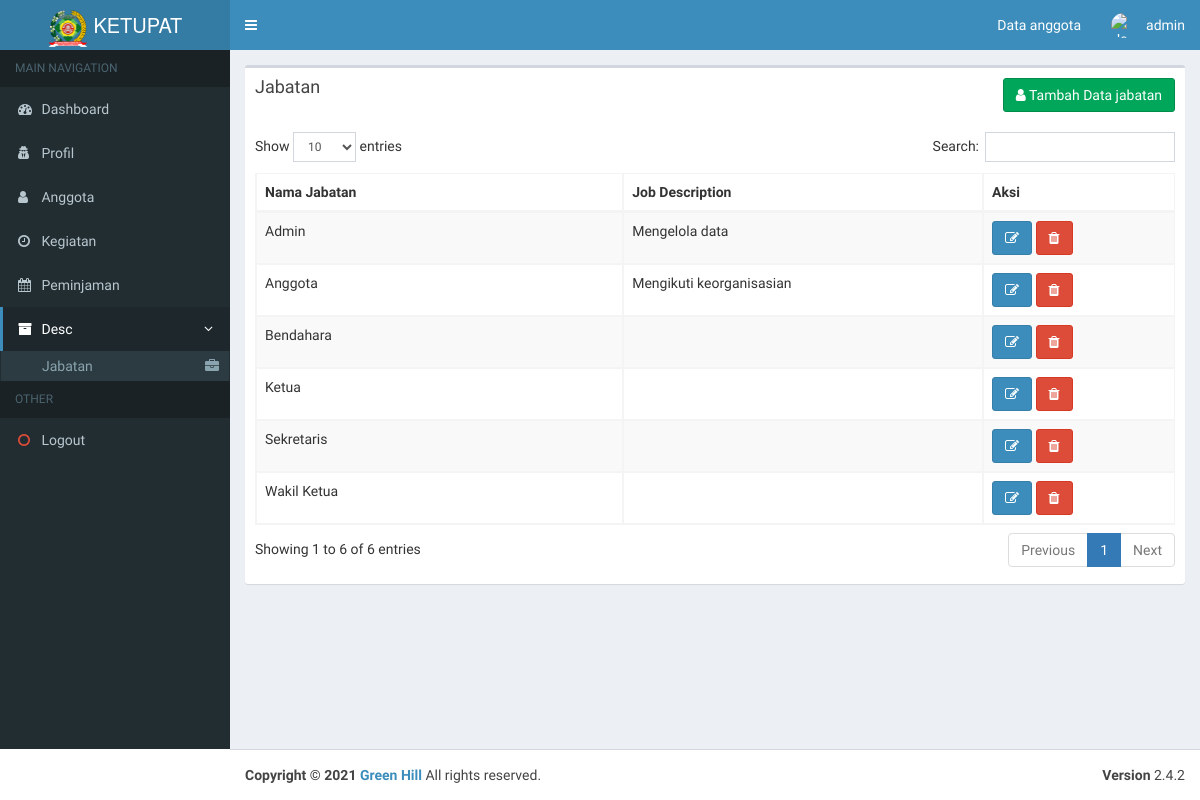
Screenshot of /admin/index.php?p=jabatan (signed in) with the database file from the repository.
### tables this page shows
CREATE TABLE IF NOT EXISTS `jabatan` (
  `id` int(30) NOT NULL AUTO_INCREMENT,
  `nama_jabatan` varchar(40) NOT NULL,
  `job_desc` text NOT NULL,
  PRIMARY KEY (`id`)
);

### admin/page/jabatan/index.php (the view, shortened to what this page needs)
<div class="row">
    <div class="col-xs-12">
      <div class="box">
        <div class="box-header">
          <h3 class="box-title">Jabatan</h3><h3 class="box-title pull-right"><a href="?p=jabatan&act=create" class="btn btn-success"><i class="fa fa-user"></i> Tambah Data jabatan</a></h3>
        </div>
        <div class="box-body">
          <table id="example1" class="table table-bordered table-striped">
            <thead>
            <tr>
              <th>Nama Jabatan</th>
              <th>Job Description</th>
              <th>Aksi</th>
            </tr>
            </thead>
            <tbody>
            	<?php
            		$sql = "SELECT * from jabatan order by nama_jabatan";
            		$query = mysqli_query($con, $sql);
            		while ($row = mysqli_fetch_assoc($query)):
                  $idj=$row['id'];
                  if (strlen($row['job_desc']) > 119){
                    $str = substr($row['job_desc'], 0, 119) . '<a href="?p=jabatan&act=edit&id='.$idj.'&n"> .. Read more</a>';
                  }else{
                    $str=$row['job_desc'];
                  }
            	 ?>
            	 <tr>
            	 	<td width="40%"><?= $row['nama_jabatan'] ?></td>
                <td><?= $str ?></td>
                <td>
                  <a href="index.php?p=jabatan&act=edit&id=<?= $row['id'] ?>" class="btn btn-primary"><i class="fa fa-edit"></i></a>
                  <a href="index.php?p=jabatan&delete&id=<?= $row['id'] ?>" class="btn btn-danger" onclick="return confirm('Apakah data akan dihapus?')"><i class="fa fa-trash"></i></a>
                </td>
            	 </tr>
            	<?php endwhile; ?>
            </tbody>
          </table>
        </div>
      </div>
    </div>
  </div>

### rows the page displays
jabatan: nama_jabatan "Admin", job_desc "Mengelola data"
jabatan: nama_jabatan "Anggota", job_desc "Mengikuti keorganisasian"
jabatan: nama_jabatan "Bendahara"
jabatan: nama_jabatan "Ketua"
jabatan: nama_jabatan "Sekretaris"
jabatan: nama_jabatan "Wakil Ketua"

### other values shown
$_SESSION['name'] "admin"
